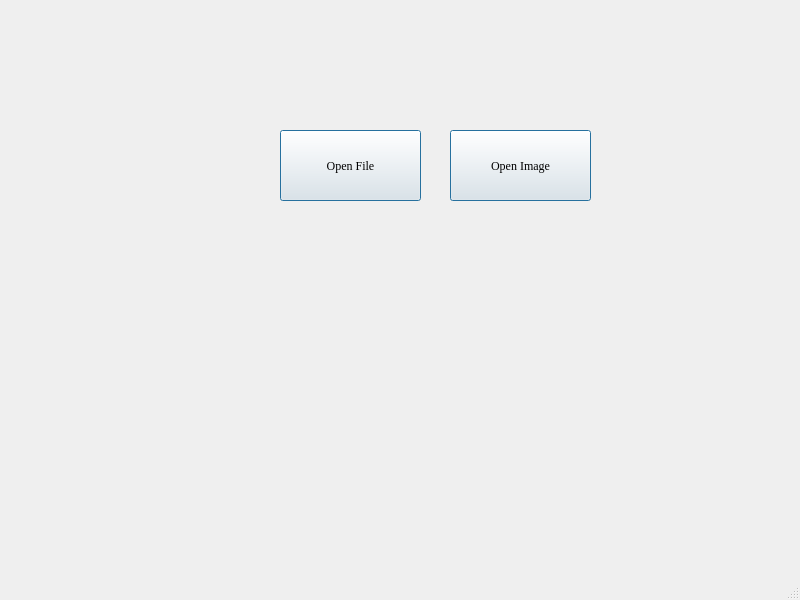
<?xml version="1.0" encoding="UTF-8"?>
<ui version="4.0">
 <class>MainWindow</class>
 <widget class="QMainWindow" name="MainWindow">
  <property name="geometry">
   <rect>
    <x>0</x>
    <y>0</y>
    <width>800</width>
    <height>600</height>
   </rect>
  </property>
  <property name="windowTitle">
   <string>MainWindow</string>
  </property>
  <widget class="QWidget" name="centralwidget">
   <widget class="QPushButton" name="pushButton">
    <property name="geometry">
     <rect>
      <x>280</x>
      <y>130</y>
      <width>141</width>
      <height>71</height>
     </rect>
    </property>
    <property name="font">
     <font>
      <family>Georgia</family>
     </font>
    </property>
    <property name="text">
     <string>Open File</string>
    </property>
    <property name="autoDefault">
     <bool>false</bool>
    </property>
    <property name="default">
     <bool>true</bool>
    </property>
    <property name="flat">
     <bool>false</bool>
    </property>
   </widget>
   <widget class="QPushButton" name="pushButton_2">
    <property name="geometry">
     <rect>
      <x>450</x>
      <y>130</y>
      <width>141</width>
      <height>71</height>
     </rect>
    </property>
    <property name="font">
     <font>
      <family>Georgia</family>
     </font>
    </property>
    <property name="text">
     <string>Open Image</string>
    </property>
    <property name="autoDefault">
     <bool>false</bool>
    </property>
    <property name="default">
     <bool>true</bool>
    </property>
    <property name="flat">
     <bool>false</bool>
    </property>
   </widget>
  </widget>
  <widget class="QMenuBar" name="menubar">
   <property name="geometry">
    <rect>
     <x>0</x>
     <y>0</y>
     <width>800</width>
     <height>21</height>
    </rect>
   </property>
  </widget>
  <widget class="QStatusBar" name="statusbar"/>
 </widget>
 <resources/>
 <connections/>
</ui>
